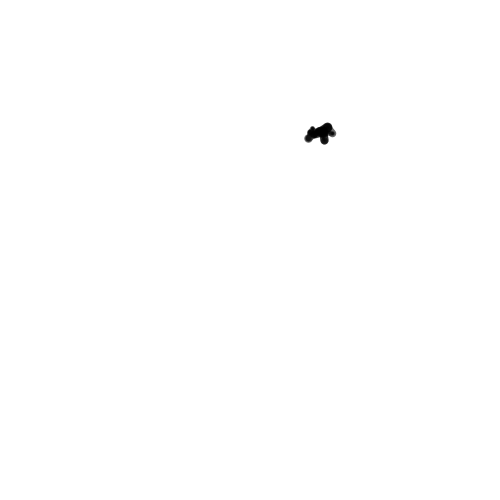
Frame 1 (no input)
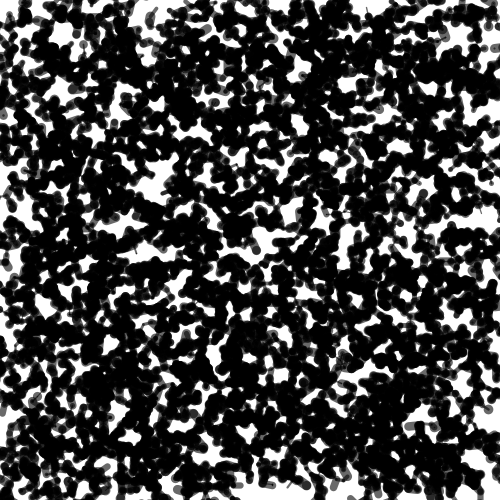
Frame 60 (the mouse pressed at the canvas centre just before this capture)
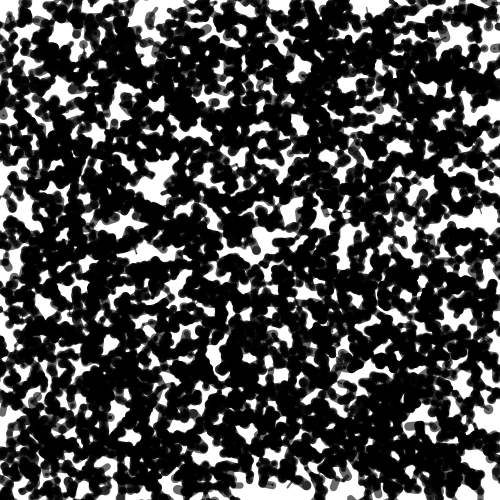
Frame 120 (the mouse held since frame 60 and released just before this capture)

The Processing sketch that drew these frames (run headless with seeded random() and noise(); from frame 60 on, the mouse is pressed at the canvas centre):

// Processing sketch: processing_169623
// ── processing_169623.pde

//import processing.pdf.*;

//Constructing an array

//Assigning different values to new Cell 
//the cells' density is changed
Cell[] myCells = new Cell[5999];                      //array syntax   datatype[] var


void setup() {
   background(255);
  size(500, 500);
  for (int i = 0; i < myCells.length; i ++) {
    myCells[i] = new Cell();                        //array syntax var[element] = value     
  }   
//beginRecord(PDF, "Patternvector3e.pdf");  
}


void draw() {
  //beginRaw(PDF, "pattern1.pdf");
  for (int i=0; i< myCells.length; i++) {
   // myCells[i].display();
    myCells[i].update();
  }
  
  myCells[0].isseed = true;               
 
  for (int i=0; i<myCells.length; i++) {
    if(myCells[i].isseed == false){
      for(int j=0; j<myCells.length;j++){
        if(myCells[j].isseed == true){
          float d;
          d = PVector.dist(myCells[i].location, myCells[j].location);
            if(d < 10){                                
              myCells[i].isseed = true;
          
               stroke(0, 150);
               strokeWeight(random(1, 10)); 
          
              line(myCells[i].location.x, myCells[i].location.y, myCells[j].location.x, myCells[j].location.y);
              
            }
          }
        }
      }
    }
//endRaw();
  }

//void keyPressed(){
  //if(key=='e'){
    //endRecord();
 // }
//}




class Cell{
  
  PVector location = new PVector();
  PVector velocity = new PVector();
  float dia;
  boolean isseed;
  float cellred, cellgreen, cellblue;
  float lineweight;
   
  
  Cell(){
  
    location = new PVector(random(500), random(500));
    dia = 5;
    isseed = false;
    cellred = 255;
    cellgreen = 255;
    cellblue = 255;
    lineweight = 0.1;
  }
  
  void display(){
    stroke(lineweight);
    if(isseed == true){
      fill(255,0,0);
    }
    if(isseed == false){
    fill(cellred,cellgreen,cellblue);
    }
    ellipse(location.x, location.y, dia,dia);
  }
  void update(){
    if(isseed == false){
    velocity = new PVector(random(-10,10),random(-10,10));
    location.add(velocity);
    }
    
  }
}


  
  
    
  
